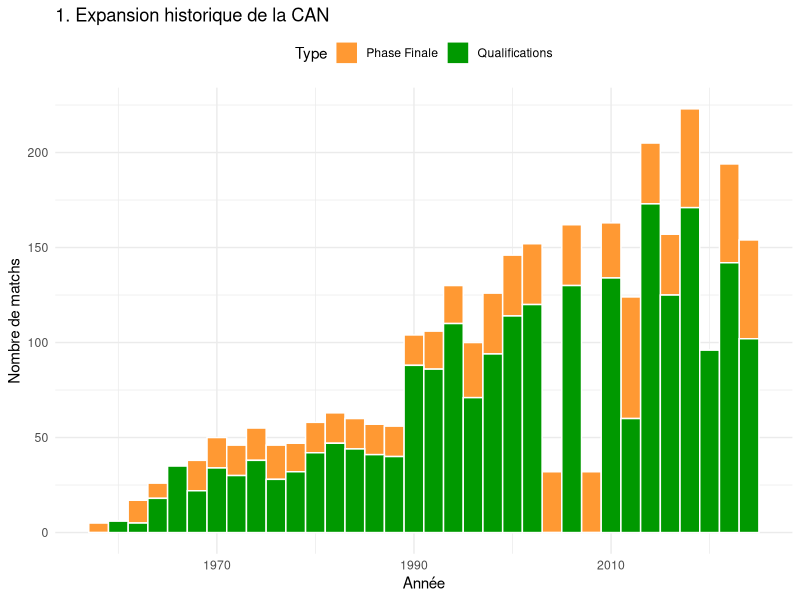
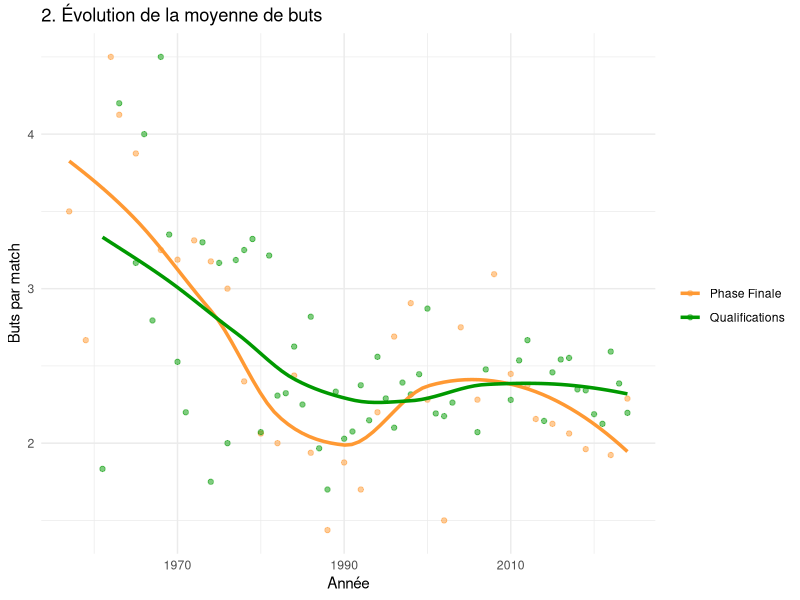
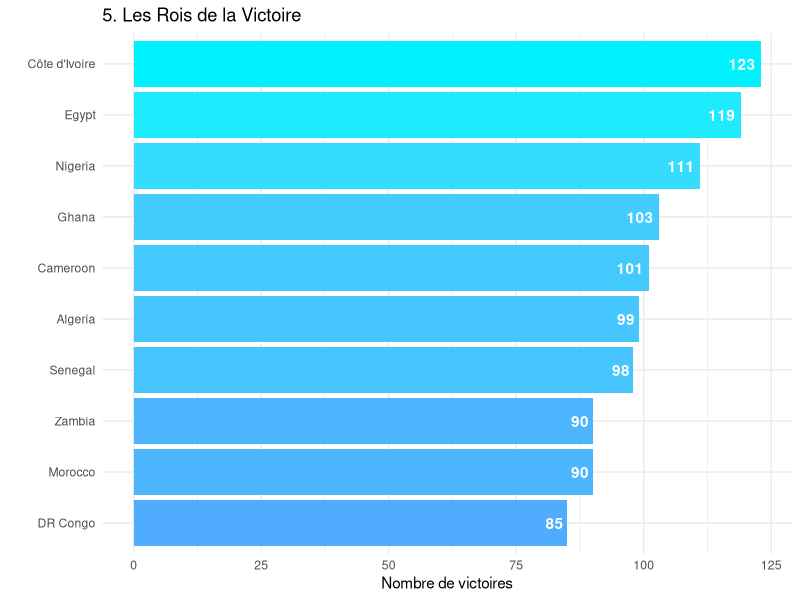

Generate these figures, in order, with R:
library(dplyr)
library(ggplot2)
library(readr)

# CHARGEMENT DES DONNÉES PRÊTES
afcon <- read_csv("data/afcon_results.csv", show_col_types = FALSE)

# --- GRAPHIQUE 1 : ÉVOLUTION TEMPORELLE ---
p1 <- ggplot(afcon, aes(x = year, fill = comp_type)) +
  geom_histogram(binwidth = 2, position = "stack", color = "white") +
  scale_fill_manual(values = c("finals" = "#FF9933", "qualification" = "#009900"),
                    labels = c("Phase Finale", "Qualifications")) +
  labs(title = "1. Expansion historique de la CAN",
       x = "Année", y = "Nombre de matchs", fill = "Type") +
  theme_minimal() +
  theme(legend.position = "top")

print(p1)

# --- GRAPHIQUE 2 : TENDANCE DES BUTS ---
stats_buts <- afcon %>%
  group_by(year, comp_type) %>%
  summarise(avg_goals = mean(total_goals), .groups = 'drop')

p2 <- ggplot(stats_buts, aes(x = year, y = avg_goals, color = comp_type)) +
  geom_point(alpha = 0.5) +
  geom_smooth(method = "loess", se = FALSE, linewidth = 1.2) + 
  scale_color_manual(values = c("finals" = "#FF9933", "qualification" = "#009900"),
                     labels = c("Phase Finale", "Qualifications")) +
  labs(title = "2. Évolution de la moyenne de buts",
       x = "Année", y = "Buts par match", color = "") +
  theme_minimal()

print(p2)

# --- GRAPHIQUE 5 :TOP 10 DES VAINQUEURS ---
victoires <- afcon %>%
  mutate(winner = case_when(
    result == "H" ~ home_team,
    result == "A" ~ away_team,
    TRUE ~ NA_character_
  )) %>%
  mutate(winner = case_when(
    winner == "United Arab Republic" ~ "Egypt",
    winner == "Ivory Coast" ~ "Côte d'Ivoire",
    winner == "Zaire" ~ "DR Congo",
    TRUE ~ winner
  )) %>%
  filter(!is.na(winner)) %>%
  count(winner, sort = TRUE) %>%
  head(10)
p5 <- ggplot(victoires, aes(x = reorder(winner, n), y = n, fill = n)) +
  geom_col() + 
  coord_flip() + 
  scale_fill_gradient(low = "#4facfe", high = "#00f2fe") + 
  geom_text(aes(label = n), hjust = 1.2, color = "white", fontface = "bold") + 
  labs(title = "5. Les Rois de la Victoire",
       x = "", y = "Nombre de victoires") +
  theme_minimal() +
  theme(legend.position = "none") 

print(p5)

verif_classement <- afcon %>%
  mutate(winner = case_when(
    result == "H" ~ home_team,
    result == "A" ~ away_team,
    TRUE ~ NA_character_
  )) %>%
  mutate(winner = case_when(
    winner == "United Arab Republic" ~ "Egypt",  
    winner == "Ivory Coast" ~ "Côte d'Ivoire",   
    winner == "Zaire" ~ "DR Congo",              
    TRUE ~ winner
  )) %>%
  filter(!is.na(winner)) %>%
  count(winner, sort = TRUE)

print(head(verif_classement, 15))
